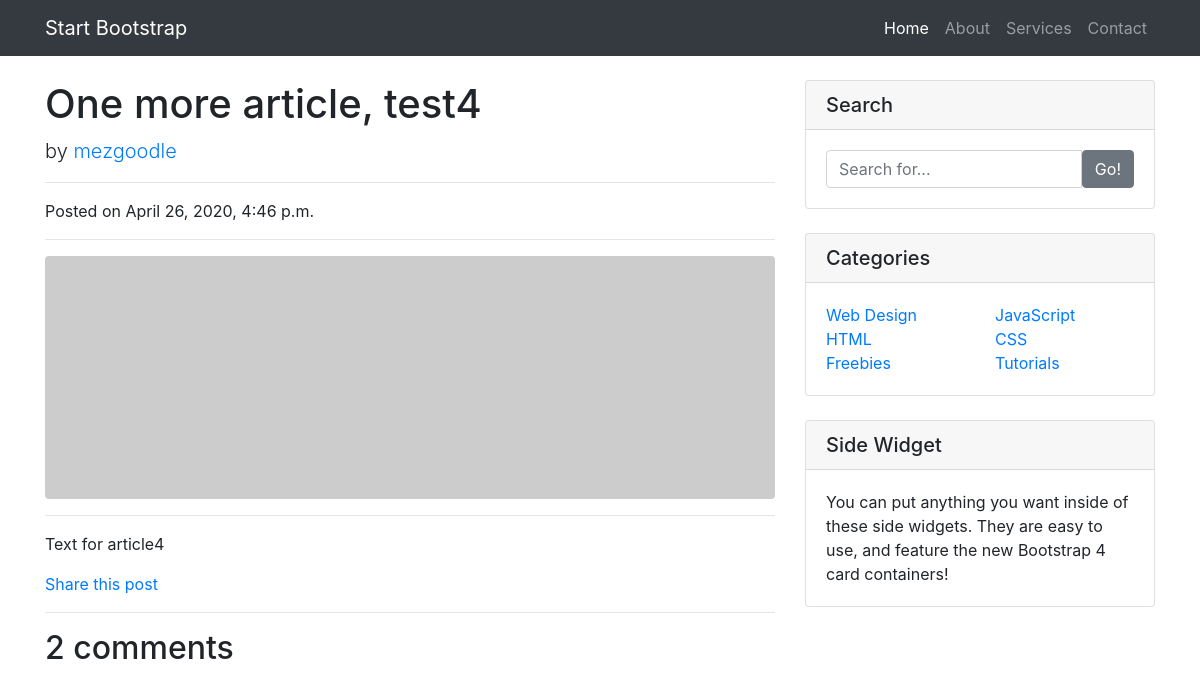
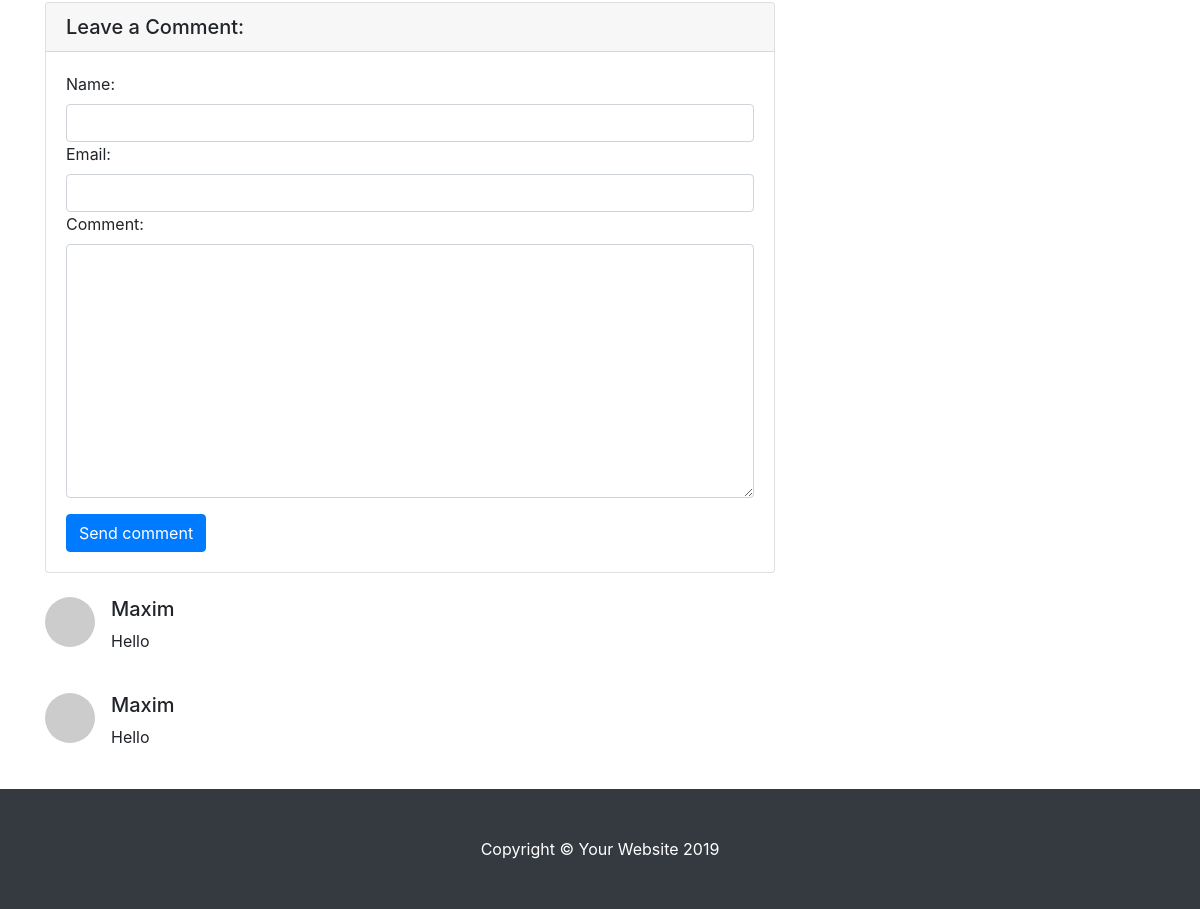
The page /blog/2020/4/26/one-more-article-test4/ on the database as committed earlier (2 pictures, top to bottom).
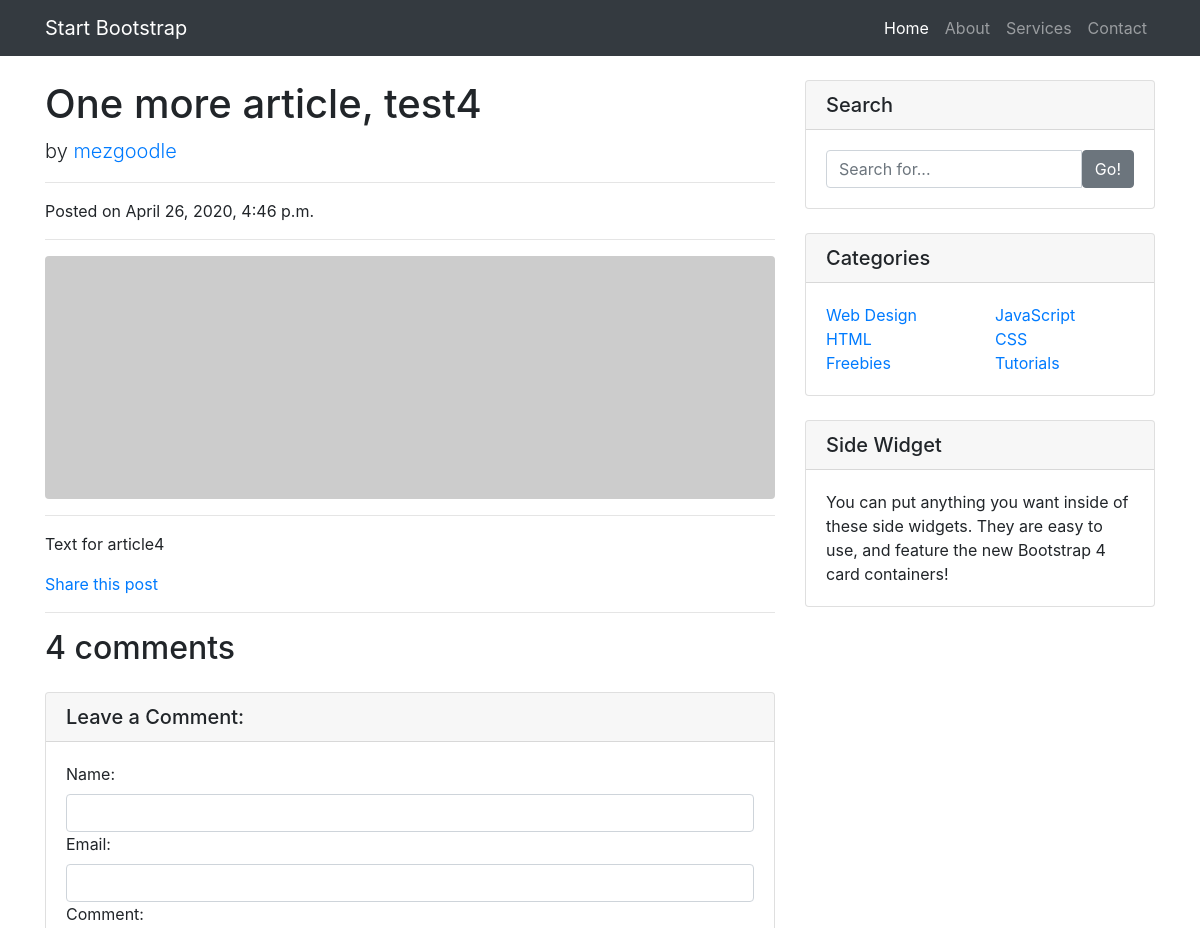
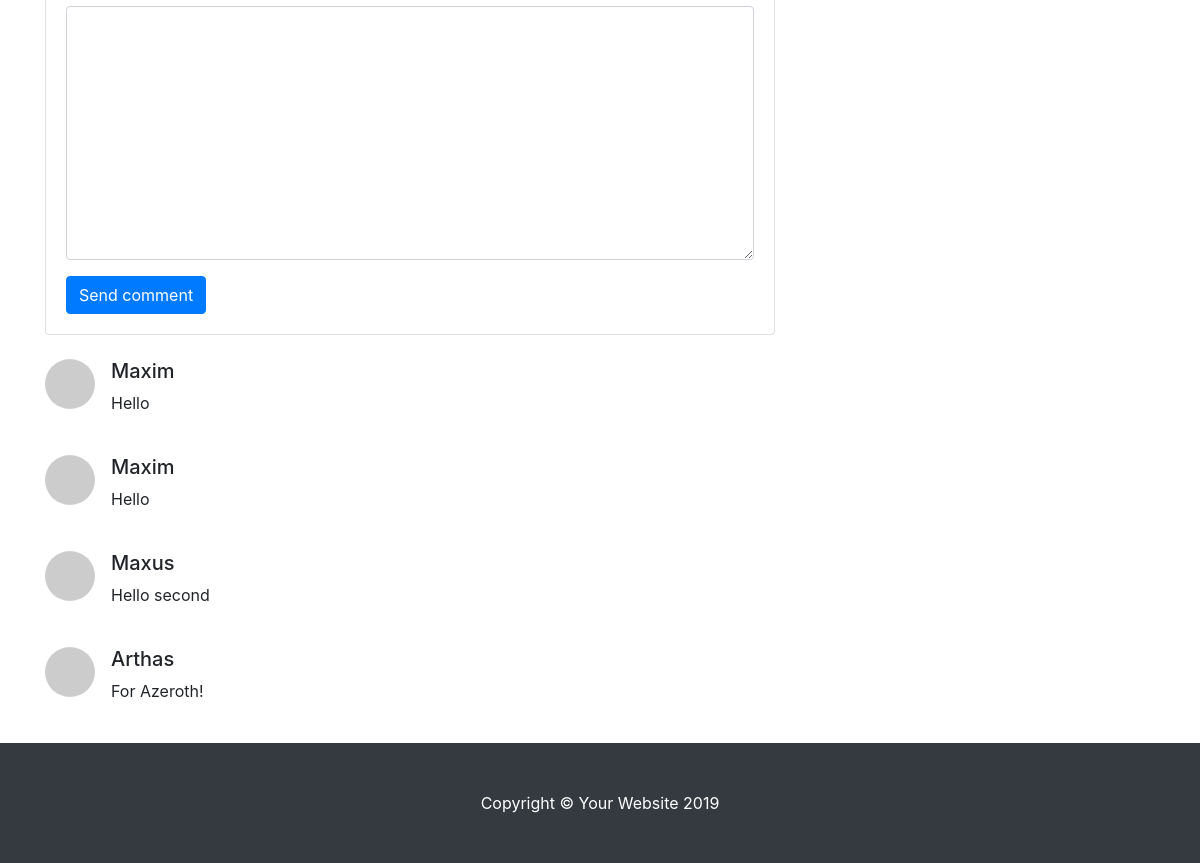
The same page on the database as committed later (2 pictures, top to bottom).
### blog/models.py (models this page shows, shortened)
class Comment(models.Model):
    post = models.ForeignKey(Post, on_delete=models.CASCADE,related_name='comments')
    name = models.CharField(max_length=80)
    email = models.EmailField()
    body = models.TextField()
    created = models.DateTimeField(auto_now_add=True)
    updated = models.DateTimeField(auto_now=True)
    active = models.BooleanField(default=True)
    class Meta:
        ordering = ('created',)

### blog/views.py (the view)
# urls.py: path('<int:year>/<int:month>/<int:day>/<slug:post>/', views.post_detail, name='post_detail'),
def post_detail(request, year, month, day, post):
    post = get_object_or_404(Post, slug=post, status='published', publish__year=year, publish__month=month, publish__day=day)
    comments = post.comments.filter(active=True)
    new_comment = None
    if request.method == 'POST':
        comment_form = CommentForm(data=request.POST)
        if comment_form.is_valid():
            new_comment = comment_form.save(commit=False)
            new_comment.post = post
            new_comment.save()
    else:
        comment_form = CommentForm()
    return render(request, 'blog/post/detail.html', {'post': post,
                                                    'comments': comments,
                                                    'new_comment': new_comment,
                                                    'comment_form': comment_form})

### blog/forms.py
class CommentForm(forms.ModelForm):
    class Meta:
        model = Comment
        fields = ('name', 'email', 'body')

### blog/templates/blog/post/detail.html (shortened to what this page needs)
{% extends 'blog/base.html' %}
{% block content %}
      <div class="col-lg-8">
        <h1 class="mt-4">{{post.title}}</h1>
        <p class="lead">
          by
          <a href="#">{{post.author}}</a>
        </p>
        <hr>
        <p>Posted on {{post.publish}}</p>
        <hr>
        <img class="img-fluid rounded" src="http://placehold.it/900x300" alt="">
        <hr>
        <p class="lead">{{post.body|linebreaks}}</p>
        <p><a href="{% url 'blog:post_share' post.id %}">Share this post</a></p>
        <hr>
        {% with comments.count as total_comments %}
          <h2>
            {{total_comments}} comment{{total_comments|pluralize}}
          </h2>
        {% endwith %}
        {% if new_comment %}
        <h5 class="card-header">Your comment has been added.</h5>
        {% else %}
          <div class="card my-4">
          <h5 class="card-header">Leave a Comment:</h5>
          <div class="card-body">
            <form method="post">
            <div class="form-group">
              <div>
                    <label for="id_name">Name:</label> <input class="form-control" type="text" name={{comment_form.name.name}} maxlength="25" id="id_name" required>
              </div>
              <div>
                    <label for="id_email">Email:</label> <input type="email" name={{comment_form.email.name}} class="form-control" required id="id_email">
              </div>
              <div>
                    <label for="id_body">Comment:</label> <textarea name={{comment_form.body.name}} class="form-control" id="id_body" cols="40" rows="10"></textarea>
              </div>
            </div>
            <input class="btn btn-primary" type="submit" value="Send comment">
          </form>
          </div>
        </div>
        {% endif %}
        {% for comment in comments %}
        <div class="media mb-4">
          <img class="d-flex mr-3 rounded-circle" src="http://placehold.it/50x50" alt="">
          <div class="media-body">
            <h5 class="mt-0">{{comment.name}}</h5>
            {{comment.body|linebreaks}}
          </div>
        </div>
        {% empty %}
          <p>There are no comments yet.</p>
        {% endfor %}
      </div>
{% endblock content %}

Rows that differ between the two databases and show on the page:
added Comment: name "Maxus", body "Hello second"
added Comment: name "Arthas", body "For Azeroth!"
Other text that changed with them:
{{ total_comments }}: "2" → "4"
